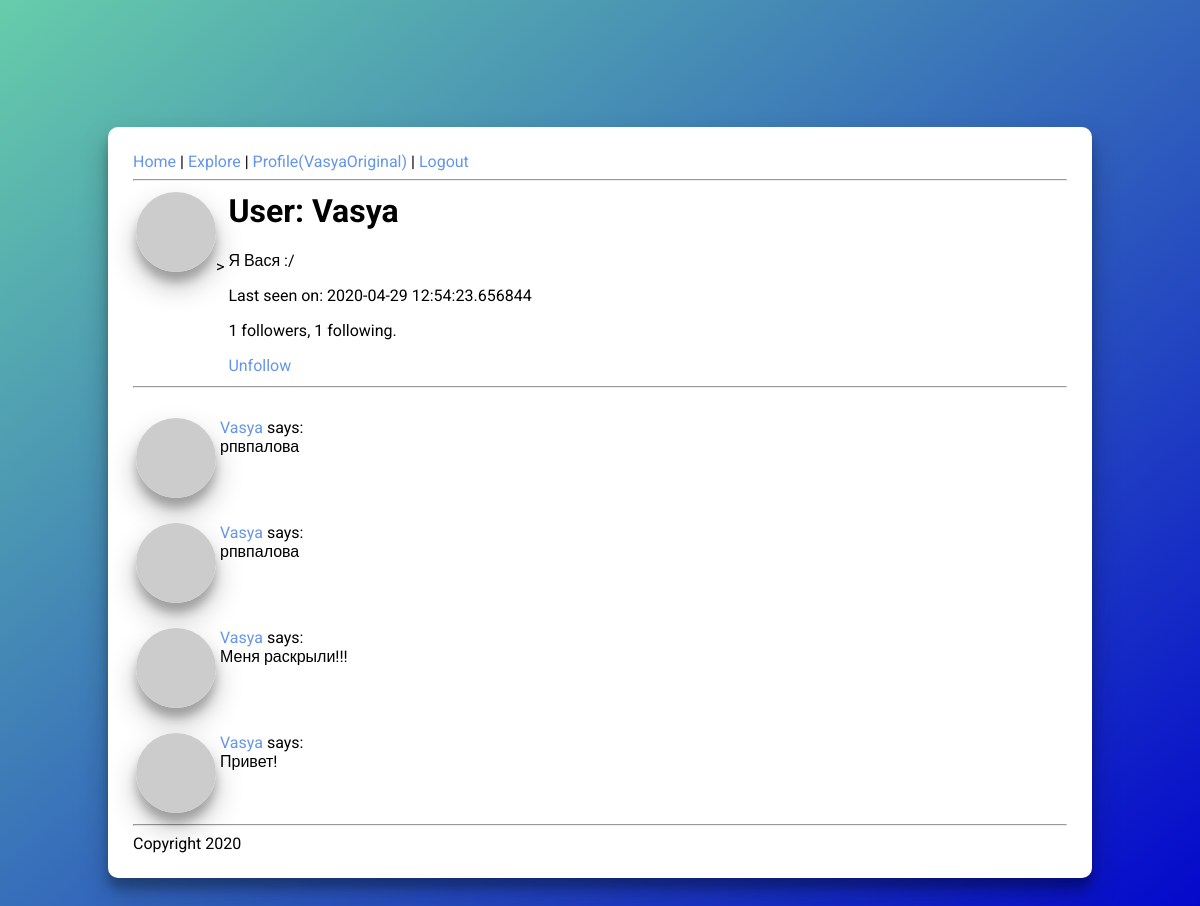
Screenshot of /user/Vasya (signed in) with the database file from the repository.
### app/models.py (models this page shows, shortened)
class User(UserMixin, db.Model):
    id = db.Column(db.Integer, primary_key=True)
    username = db.Column(db.String(64), index=True, unique=True)
    email = db.Column(db.String(120), index=True, unique=True)
    password_hash = db.Column(db.String(128))
    posts = db.relationship('Post', backref='author', lazy='dynamic')
    about_me = db.Column(db.String(140))
    last_seen = db.Column(db.DateTime, default=datetime.utcnow)
    followed = db.relationship(
        'User', secondary=followers,
        primaryjoin=(followers.c.follower_id == id),
        secondaryjoin=(followers.c.followed_id == id),
        backref=db.backref('followers', lazy='dynamic'), lazy='dynamic')
    def avatar(self, size):
            digest = md5(self.email.lower().encode('utf-8')).hexdigest()
            return 'https://www.gravatar.com/avatar/{}?d=identicon&s={}'.format(
                    digest, size)
    def is_following(self, user):
        return self.followed.filter(
            followers.c.followed_id == user.id).count() > 0

class Post(db.Model):
    id = db.Column(db.Integer, primary_key=True)
    body = db.Column(db.String(140))
    timestamp = db.Column(db.DateTime, index=True, default=datetime.utcnow)
    user_id = db.Column(db.Integer, db.ForeignKey('user.id'))

### app/routes.py (the view)
@app.route('/user/<username>')
@login_required
def user(username):
    user = User.query.filter_by(username=username).first_or_404()
    page = request.args.get('page', 1, type=int)
    posts = user.posts.order_by(Post.timestamp.desc()).paginate(
        page, app.config['POSTS_PER_PAGE'], False)
    next_url = url_for('user', username=user.username, page=posts.next_num) \
        if posts.has_next else None
    prev_url = url_for('user', username=user.username, page=posts.prev_num) \
        if posts.has_prev else None
    return render_template('user.html', user=user, posts=posts.items,
                           next_url=next_url, prev_url=prev_url)

### app/models.py (called while the page is built)
@login.user_loader
def load_user(id):
    return User.query.get(int(id))

### app/routes.py (called while the page is built)
@app.before_request
def before_request():
    if current_user.is_authenticated:
        current_user.last_seen = datetime.utcnow()
        db.session.commit()

### app/Templates/user.html (shortened to what this page needs)
﻿{% extends "layout.html" %}
{% block content %}
<table>
    <tr valign="top">
        <td><img class="avatar" src="{{ user.avatar(128) }}">></td>
        <td>
            <h1>User: {{ user.username }}</h1>
            {% if user.about_me %}<p>{{ user.about_me }}</p>{% endif %}
            {% if user.last_seen %}<p>Last seen on: {{ user.last_seen }}</p>{% endif %}
            <p>{{ user.followers.count() }} followers, {{ user.followed.count() }} following.</p>
            {% if user == current_user %}
            <p><a href="{{ url_for('edit_profile') }}">Edit your profile</a></p>
            {% elif not current_user.is_following(user) %}
            <p><a href="{{ url_for('follow', username=user.username) }}">Follow</a></p>
            {% else %}
            <p><a href="{{ url_for('unfollow', username=user.username) }}">Unfollow</a></p>
            {% endif %}
        </td>
    </tr>
</table>
<hr>
    {% for post in posts %}
    {% include '_post.html' %}
{% endfor %}
{% endblock %}

### app/Templates/layout.html (shortened to what this page needs)
<html>
<head>
    <link rel="stylesheet" href="{{ url_for('static', filename='css/main.css') }}">
</head>
<body>
    <div class="main">
        <div class="header">
            <a href="{{ url_for('index') }}">Home</a> |
            <a href="{{ url_for('explore') }}">Explore</a> |
            {% if current_user.is_anonymous %}
            <a href="{{ url_for('login') }}">Login</a> |
            {% else %}
            <a href="{{ url_for('user', username=current_user.username) }}">Profile({{current_user.username}})</a> |
            <a href="{{ url_for('logout') }}">Logout</a>
            {% endif %}
        </div>
        <hr>
        {% block content %}{% endblock %}
        <hr>
        <div>Copyright 2020</div>
    </div>
</body>
</html>

### app/Templates/_post.html
﻿<table>
    <tr valign="top">
        <td><img class="avatar" src="{{ post.author.avatar(36) }}"></td>
        <td>
            <a href="{{ url_for('user', username=post.author.username) }}">
                {{ post.author.username }}
            </a>
            says:<br>{{ post.body }}
        </td>
    </tr>
</table>

### app/Static/css/main.css (style rules this page uses)
body { background: linear-gradient(to bottom right, mediumaquamarine, mediumblue); padding: 100px; box-shadow: black, 100px; font-family: "Roboto", sans-serif; }
.main { background-color: white; border-radius: 10px; padding: 25px; box-shadow: 0 14px 28px rgba(0,0,0,0.25), 0 10px 10px rgba(0,0,0,0.22); }
a { color: cornflowerblue; text-decoration: none; }
.avatar { border-radius: 50%; box-shadow: 0 14px 28px rgba(0,0,0,0.25), 0 10px 10px rgba(0,0,0,0.22); transition: .15s ease-out; }

### rows the page displays
User: username "VasyaOriginal"
User: username "Vasya", about_me "Я Вася :/", last_seen "2020-04-29 12:54:23.656844"
Post: author.username "Vasya", body "рпвпалова"
Post: author.username "Vasya", body "рпвпалова"
Post: author.username "Vasya", body "Меня раскрыли!!!"
Post: author.username "Vasya", body "Привет!"

### other values shown
{{ user.followers.count() }} "1"
{{ user.followed.count() }} "1"
